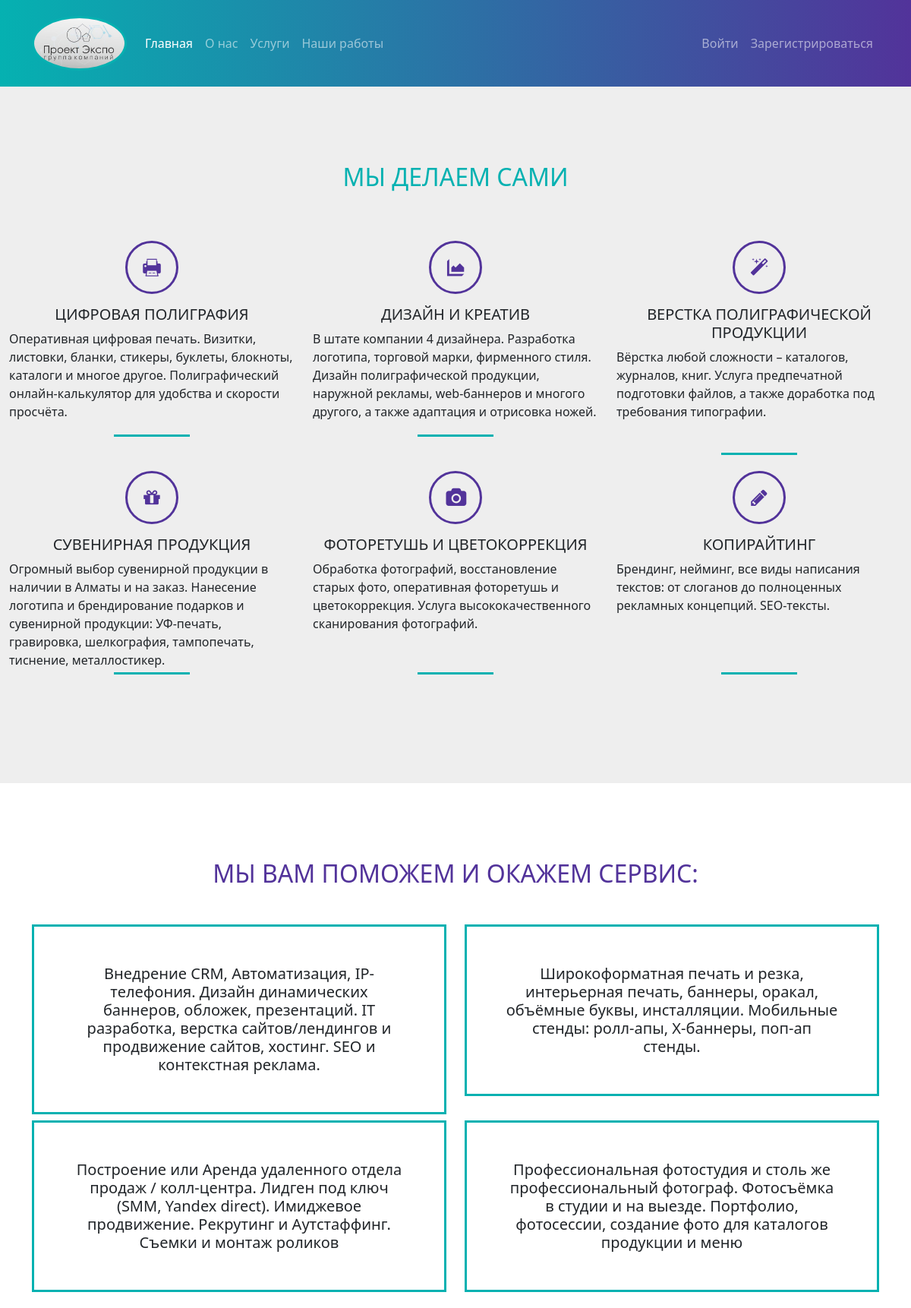
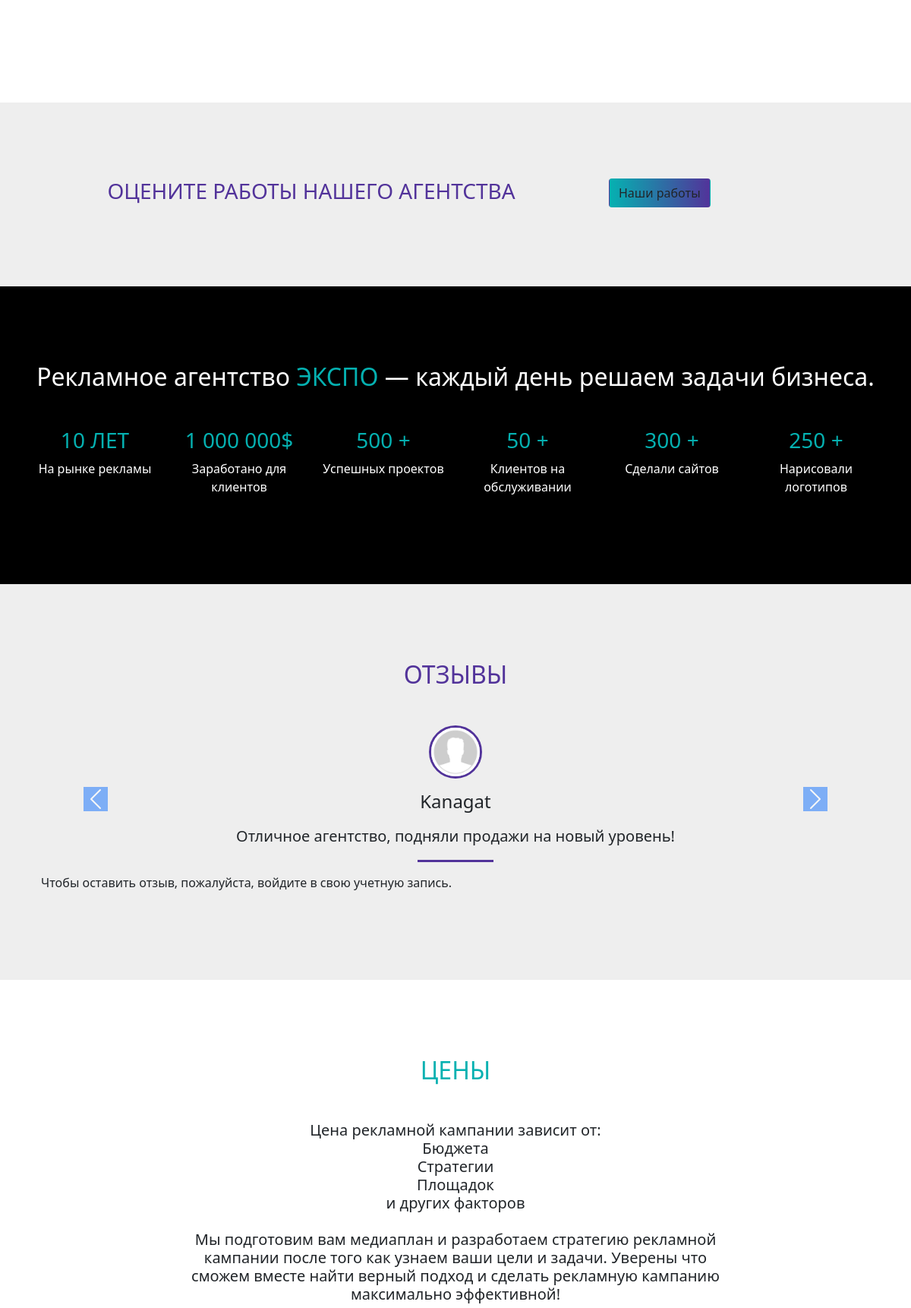
The page / (upper part) on the database its author committed (2 pictures, top to bottom).
### marketing_site/models.py (models this page shows, shortened)
class Review(models.Model):
    user = models.OneToOneField(User, on_delete=models.CASCADE)
    text_review = models.TextField(max_length=300, verbose_name="Текст отзыва")
    class Meta:
        verbose_name = "Отзыв"
        verbose_name_plural = "Отзывы"

class Profile(models.Model):
    user = models.OneToOneField(User, on_delete=models.CASCADE)
    name = models.CharField(max_length=100, verbose_name="ФИО")
    phone = models.CharField(max_length=20, verbose_name="Номер телефона")
    img = models.ImageField(default='profile_pics/default.jpg', upload_to='profile_pics')
    class Meta:
        verbose_name = "Профиль"
        verbose_name_plural = "Профили"

### marketing_site/views.py (the view, shortened to what this page needs)
# urls.py: path('', home, name='home'),
def home(request):
    reviews = Review.objects.all()
    form_contact = ContactForm()
    form_order = OrderForm()
    try:
        review = Review.objects.get(user=request.user)
    except:
        review = None
    context = {
        'title': 'Главная',
        'reviews': reviews,
        'form_contact': form_contact,
        'form_order': form_order,
        'review': review,
        'address': address
    }
    return render(request, 'marketing_site/home.html', context)

### marketing_site/templates/marketing_site/home.html (shortened to what this page needs)
{% extends 'marketing_site/base.html' %}
{% block content %}
{% load static %}
<section class="about">
  <div class="container-fluid">
    <div class="row">
      <div class="col-12">
        <h2 class="text-center text-uppercase color1 mb-5">Мы делаем сами</h2>
      </div>
    </div>
    <div class="row d-flex justify-content-center">
      <div class="col-xl-4 col-md-6 col-sm-12 mb-3 mt-3">
        <div class="itd_circle"><i class="icon-print-1"></i></div>
        <h5 class="text-center text-uppercase">Цифровая полиграфия</h5>
        <p class="new-height2">Оперативная цифровая печать. Визитки, листовки, бланки, стикеры, буклеты, блокноты,
          каталоги и многое другое. Полиграфический онлайн-калькулятор для удобства и скорости просчёта.</p>
        <div class="line"></div>
      </div>
      <div class="col-xl-4 col-md-6 col-sm-12 mb-3 mt-3">
        <div class="itd_circle"><i class="icon-picture-2"></i></div>
        <h5 class="text-center text-uppercase">Дизайн и креатив</h5>
        <p class="new-height2">В штате компании 4 дизайнера. Разработка логотипа, торговой марки, фирменного стиля.
          Дизайн полиграфической продукции, наружной рекламы, web-баннеров и многого другого,
          а также адаптация и отрисовка ножей.</p>
        <div class="line"></div>
      </div>
      <div class="col-xl-4 col-md-6 col-sm-12 mb-3 mt-3">
        <div class="itd_circle"><i class="icon-magic"></i></div>
        <h5 class="text-center text-uppercase">Верстка полиграфической продукции</h5>
        <p class="new-height2">Вёрстка любой сложности – каталогов, журналов, книг. Услуга предпечатной
          подготовки файлов, а также доработка под требования типографии.</p>
        <div class="line"></div>
      </div>
      <div class="col-xl-4 col-md-6 col-sm-12 mb-3 mt-3">
        <div class="itd_circle"><i class="icon-gift"></i></div>
        <h5 class="text-center text-uppercase">Сувенирная продукция</h5>
        <p class="new-height2">Огромный выбор сувенирной продукции в наличии в Алматы и на заказ.
          Нанесение логотипа и брендирование подарков и сувенирной продукции: УФ-печать,
          гравировка, шелкография, тампопечать, тиснение, металлостикер.</p>
        <div class="line"></div>
      </div>
      <div class="col-xl-4 col-md-6 col-sm-12 mb-3 mt-3">
        <div class="itd_circle"><i class="icon-camera"></i></div>
        <h5 class="text-center text-uppercase">Фоторетушь и цветокоррекция</h5>
        <p class="new-height2">Обработка фотографий, восстановление старых фото, оперативная
          фоторетушь и цветокоррекция. Услуга высококачественного сканирования фотографий.</p>
        <div class="line"></div>
      </div>
      <div class="col-xl-4 col-md-6 col-sm-12 mb-3 mt-3">
        <div class="itd_circle"><i class="icon-pencil"></i></div>
        <h5 class="text-center text-uppercase">Копирайтинг</h5>
        <p class="new-height2">Брендинг, нейминг, все виды написания текстов: от слоганов до
          полноценных рекламных концепций. SEO-тексты.</p>
        <div class="line"></div>
      </div>
    </div>
  </div>
</section>
<section class="forwhom">
  <div class="container">
    <div class="row">
      <div class="col-12">
        <h2 class="text-center text-uppercase color2 mb-5">МЫ ВАМ ПОМОЖЕМ И ОКАЖЕМ СЕРВИС:</h2>
      </div>
    </div>
    <div class="row mb-5 d-flex">
      <div class="col-md-6 col-sm-12">
        <h5 class="text-center">Внедрение CRM, Автоматизация, IP-телефония. Дизайн динамических баннеров, обложек, презентаций. IT разработка, верстка сайтов/лендингов и продвижение сайтов, хостинг. SEO и контекстная реклама.</h5>
      </div>
      <div class="col-md-6 col-sm-12">
        <h5 class="text-center">Широкоформатная печать и резка, интерьерная печать, баннеры, оракал, объёмные буквы, инсталляции. Мобильные стенды: ролл-апы, X-баннеры, поп-ап стенды.</h5>
      </div>
      <div class="col-md-6 col-sm-12">
        <h5 class="text-center">Построение или Аренда удаленного отдела продаж / колл-центра. Лидген под ключ (SMM, Yandex direct). Имиджевое продвижение. Рекрутинг и Аутстаффинг. Съемки и монтаж роликов</h5>
      </div>
      <div class="col-md-6 col-sm-12">
        <h5 class="text-center">Профессиональная фотостудия и столь же профессиональный фотограф. Фотосъёмка в студии и на выезде. Портфолио, фотосессии, создание фото для каталогов продукции и меню</h5>
      </div>
    </div>
  </div>
</section>
<section class="projects" style="background-color: #eee;">
  <div class="container align-items-center">
    <div class="row">
      <div class="col-8">
        <h3 class="text-uppercase text-center color2">Оцените работы нашего агентства</h3>
      </div>
      <div class="col-4">
        <a href="{% url 'projects' %}" class="btn bg3">Наши работы</a>
      </div>
    </div>
  </div>
</section>
<section class="facts" style="background-color: black; color: var(--color1)">
  <div class="container">
    <div class="row">
      <div class="col-12">
        <h2 class="text-center text-white mb-5">Рекламное агентство <span class=" text-uppercase color1">Экспо</span> — каждый день решаем задачи бизнеса.</h2>
      </div>
    </div>
    <div class="row">
      <div class="col-sm-12 col-lg-2 text-center">
        <h3 class="text-uppercase">10 лет</h3>
        <p class="text-center text-white">На рынке рекламы</p>
      </div>
      <div class="col-sm-12 col-lg-2 text-center">
        <h3 class="text-uppercase">1 000 000$</h3>
        <p class="text-center text-white">Заработано для клиентов</p>
      </div>
      <div class="col-sm-12 col-lg-2 text-center">
        <h3>500 +</h3>
        <p class="text-center  text-white">Успешных проектов</p>
      </div>
      <div class="col-sm-12 col-lg-2 text-center">
        <h3>50 +</h3>
        <p class="text-center  text-white">Клиентов на обслуживании</p>
      </div>
      <div class="col-sm-12 col-lg-2 text-center">
        <h3>300 +</h3>
        <p class="text-center text-white">Сделали сайтов</p>
      </div>
      <div class="col-sm-12 col-lg-2 text-center">
        <h3>250 +</h3>
        <p class="text-center text-white">Нарисовали логотипов</p>
      </div>
    </div>
  </div>
</section>
<section class="reviews">
  <div class="container">
    <div class="row">
      <div class="col-12">
        <h2 class="text-center text-uppercase color2 mb-5">Отзывы</h2>
      </div>
    </div>
    <div id="carouselExample" class="carousel slide">
      <div class="carousel-inner">
        {% for review in reviews %}
        <div class="carousel-item {% if forloop.counter == 1 %} active {% endif %}">
          <img src="{{ review.user.profile.img.url }}" class="itd_circle mx-auto d-block" alt="review1" style="max-width: 130px; max-height: 130px;">
          <h4 class="text-center mb-3 mt-3">{{ review.user.profile.name }}</h4>
          <blockquote class="blockquote new-height">
            <p class="text-center">{{ review.text_review }}</p>
          </blockquote>
          <div class="line bg2"></div>
        </div>
        {% endfor %}
      </div>
      <button class="carousel-control-prev" type="button" data-bs-target="#carouselExample" data-bs-slide="prev">
        <span class="bg-primary carousel-control-prev-icon" aria-hidden="true"></span>
      </button>
      <button class="carousel-control-next" type="button" data-bs-target="#carouselExample" data-bs-slide="next">
        <span class="bg-primary carousel-control-next-icon" aria-hidden="true"></span>
      </button>
    </div>
    <div class="container">
    {% if user.is_authenticated %}
      {% if review %}
          <p>Вы уже оставили отзыв:</p>
          <form method="post">
              {% csrf_token %}
              <textarea class="form-control mb-3" type="text" name="text_review">{{ review.text_review }}</textarea>
              <button type="submit" class="btn btn-outline-light btn-lg bg3" style="width: 100%; height: 60px;">Изменить отзыв</button>
          </form>
      {% else %}
          <p>Оставьте свой отзыв:</p>
          <form method="post">
              {% csrf_token %}
              <textarea class="form-control mb-3" type="text" name="text_review" placeholder="Ваш отзыв"></textarea>
              <button type="submit" class="btn btn-outline-light btn-lg bg3" style="width: 100%; height: 60px;">Оставить отзыв</button>
          </form>
      {% endif %}
    {% else %}
        <p>Чтобы оставить отзыв, пожалуйста, войдите в свою учетную запись.</p>
    {% endif %}
    </div>
  </div>
</section>
<section class="consultation">
  <div class="container">
    <div class="row">
      <div class="col-12">
        <h2 class="text-center text-uppercase color1 mb-5">Цены</h2>
      </div>
    </div>
    <div class="row justify-content-center b-quote">
      <div class="col-md-8 col-sm-10">
        <blockquote>
          <p class="text-center h5">
            Цена рекламной кампании зависит от:<br>
            Бюджета <br> Стратегии <br> Площадок <br> и других факторов <br> <br>
            Мы подготовим вам медиаплан и разработаем стратегию рекламной кампании
            после того как узнаем ваши цели и задачи. Уверены что сможем вместе найти
            верный подход и сделать рекламную кампанию максимально эффективной!
          </p>
        </blockquote>
      </div>
    </div>
</section>
{% endblock %}

### marketing_site/static/marketing_site/css/style.css (style rules this page uses)
:root { --color1: #05b1b1; --color2: #52339a; }
section { padding: 100px 0; }
.about, .reviews { background-color: #eee; }
.about i { font-size: 25px; color: var(--color2); }
.itd_circle { margin: 0 auto 15px; width: 70px; height: 70px; border: 3px solid var(--color2); border-radius: 50%; display: flex; justify-content: center; align-items: center; }
.line { width: 100px; height: 3px; background-color: var(--color1); margin: 15px auto; }
.forwhom h5 { padding: 50px; border: 3px solid var(--color1); }
.color1 { color: var(--color1); }
.color2 { color: var(--color2); }
.bg2 { background-color: var(--color2); }
.bg3 { background: linear-gradient(to right, var(--color1) 0%, var(--color2) 100%); }
.new-height { height: 50%; }
.new-height2 { height: 45%; }
.b-quote { font-size: 1.25rem; line-height: 25px; }

### rows shown on the page
Review: user.profile.img (placeholder picture), user.profile.name "Kanagat", text_review "Отличное агентство, подняли продажи на новый уровень!"
